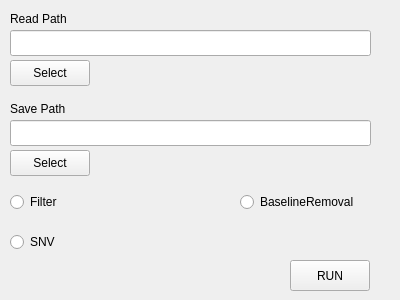
<?xml version="1.0" encoding="UTF-8"?>
<ui version="4.0">
 <class>Form3</class>
 <widget class="QWidget" name="Form3">
  <property name="geometry">
   <rect>
    <x>0</x>
    <y>0</y>
    <width>400</width>
    <height>300</height>
   </rect>
  </property>
  <property name="windowTitle">
   <string>Form</string>
  </property>
  <widget class="QLineEdit" name="lineEdit_2">
   <property name="geometry">
    <rect>
     <x>10</x>
     <y>120</y>
     <width>361</width>
     <height>26</height>
    </rect>
   </property>
  </widget>
  <widget class="QRadioButton" name="radioButton_3">
   <property name="geometry">
    <rect>
     <x>10</x>
     <y>230</y>
     <width>96</width>
     <height>24</height>
    </rect>
   </property>
   <property name="text">
    <string>SNV</string>
   </property>
  </widget>
  <widget class="QLineEdit" name="lineEdit">
   <property name="geometry">
    <rect>
     <x>10</x>
     <y>30</y>
     <width>361</width>
     <height>26</height>
    </rect>
   </property>
  </widget>
  <widget class="QLabel" name="label_4">
   <property name="geometry">
    <rect>
     <x>10</x>
     <y>100</y>
     <width>91</width>
     <height>18</height>
    </rect>
   </property>
   <property name="text">
    <string>Save Path</string>
   </property>
  </widget>
  <widget class="QPushButton" name="pushButton_3">
   <property name="geometry">
    <rect>
     <x>10</x>
     <y>150</y>
     <width>80</width>
     <height>26</height>
    </rect>
   </property>
   <property name="text">
    <string>Select</string>
   </property>
  </widget>
  <widget class="QRadioButton" name="radioButton">
   <property name="geometry">
    <rect>
     <x>240</x>
     <y>190</y>
     <width>151</width>
     <height>24</height>
    </rect>
   </property>
   <property name="text">
    <string>BaselineRemoval</string>
   </property>
  </widget>
  <widget class="QRadioButton" name="radioButton_2">
   <property name="geometry">
    <rect>
     <x>10</x>
     <y>190</y>
     <width>96</width>
     <height>24</height>
    </rect>
   </property>
   <property name="text">
    <string>Filter</string>
   </property>
  </widget>
  <widget class="QLabel" name="label_5">
   <property name="geometry">
    <rect>
     <x>10</x>
     <y>10</y>
     <width>101</width>
     <height>18</height>
    </rect>
   </property>
   <property name="text">
    <string>Read Path</string>
   </property>
  </widget>
  <widget class="QPushButton" name="pushButton_2">
   <property name="geometry">
    <rect>
     <x>10</x>
     <y>60</y>
     <width>80</width>
     <height>26</height>
    </rect>
   </property>
   <property name="text">
    <string>Select</string>
   </property>
  </widget>
  <widget class="QPushButton" name="pushButton">
   <property name="geometry">
    <rect>
     <x>290</x>
     <y>260</y>
     <width>80</width>
     <height>31</height>
    </rect>
   </property>
   <property name="text">
    <string>RUN</string>
   </property>
  </widget>
 </widget>
 <resources/>
 <connections/>
</ui>
